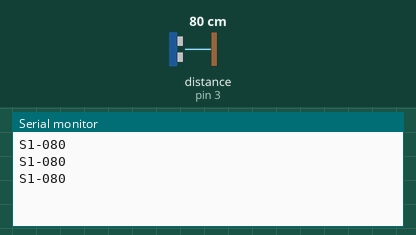
This sketch was run on a simulated Arduino Uno, built with avr-gcc and run on an emulated ATmega328P. Shown: the last lines printed to the serial monitor. Wiring (inferred from the names in the program): ultrasonic range finder: trigger pin 4; echo pin 3. The test bench sets the inputs (shaded band); at power-on: distance to the obstacle (sensor on pin 3) 80 cm. The echo pulse lasts 58.3 µs per cm; no radio packets arrive unless stated.

Above: at 1.2 s.
1.3 s: distance to the obstacle (sensor on pin 3) set to 2 cm
At 1.99 s:
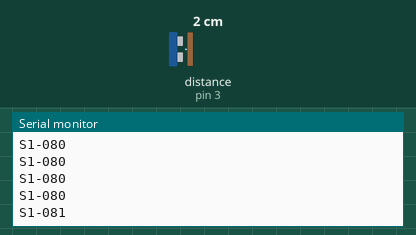
2.8 s: distance to the obstacle (sensor on pin 3) set to 4 cm
At 2.81 s:
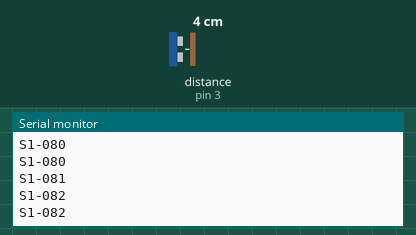
Timing chart, 0 to 5.8 s (numbered marks = the images above; inputs shaded):
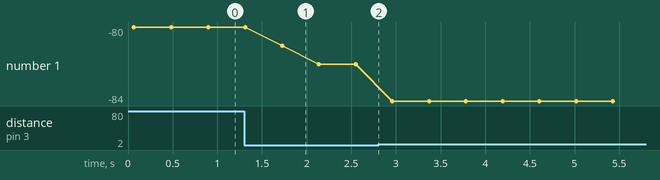

Measured:
- after the input at 1.3 s, the serial monitor: prints a new line after 0.43 s (image 1)
- plotted number 1: -80 → -82 after the input at 1.3 s, -82 → -84 after the input at 2.8 s

The sketch:

006-_SLAVE_1.ino
```cpp
#include <RH_ASK.h>
#include <SPI.h> // Not actually used but needed to compile
RH_ASK driver;
char *paquet;
const int echoPin = 3; // Echo Pin of Ultrasonic Sensor
const int pingPin = 4; // Trigger Pin of Ultrasonic Sensor

//---------------------------------------------------------------------------------------------------------------------------------------------------
//---------------------------------------------------------------------------------------------------------------------------------------------------

void setup()
{
    Serial.begin(9600);	  // Debugging only
    if (!driver.init())
       Serial.println("init failed");
    pinMode(pingPin, OUTPUT); // initialising pin 3 as output
    pinMode(echoPin, INPUT); // initialising pin 2 as input
    paquet="AH-000"; //paquet initialization
    paquet[0]='S';
    paquet[1]='1';
}

//---------------------------------------------------------------------------------------------------------------------------------------------------
//---------------------------------------------------------------------------------------------------------------------------------------------------

void loop()
{
    long duration, cm;
    int num;
    char *temp;
    while(1)
    {
        delay(0);
        digitalWrite(pingPin, LOW);
        delayMicroseconds(2);
        digitalWrite(pingPin, HIGH);
        delayMicroseconds(10);
        digitalWrite(pingPin, LOW);
        duration = pulseIn(echoPin, HIGH); // using pulsin function to determine total time
        cm = duration / 29 / 2 ;
        temp = toArray (cm);
        num  = strlen(temp) ;
        if      (num==3) {paquet[3]=temp[0];paquet[4]=temp[1];paquet[5]=temp[2];}
        else if (num==2) {paquet[4]=temp[0];paquet[5]=temp[1];}
        else if (num==1) {paquet[5]=temp[0];}

        driver.send((uint8_t *)paquet, strlen(paquet));
        driver.waitPacketSent();
        Serial.println(paquet);
        delay(350);
    }
}

//---------------------------------------------------------------------------------------------------------------------------------------------------
//---------------------------------------------------------------------------------------------------------------------------------------------------

char * toArray(int number)
{
    int n = log10(number) + 1;
    int i;
    char *numberArray = calloc(n, sizeof(char));
    for (i = n-1; i >= 0; --i, number /= 10)
        numberArray[i] = (number % 10) + '0';
    return numberArray;
}
```
